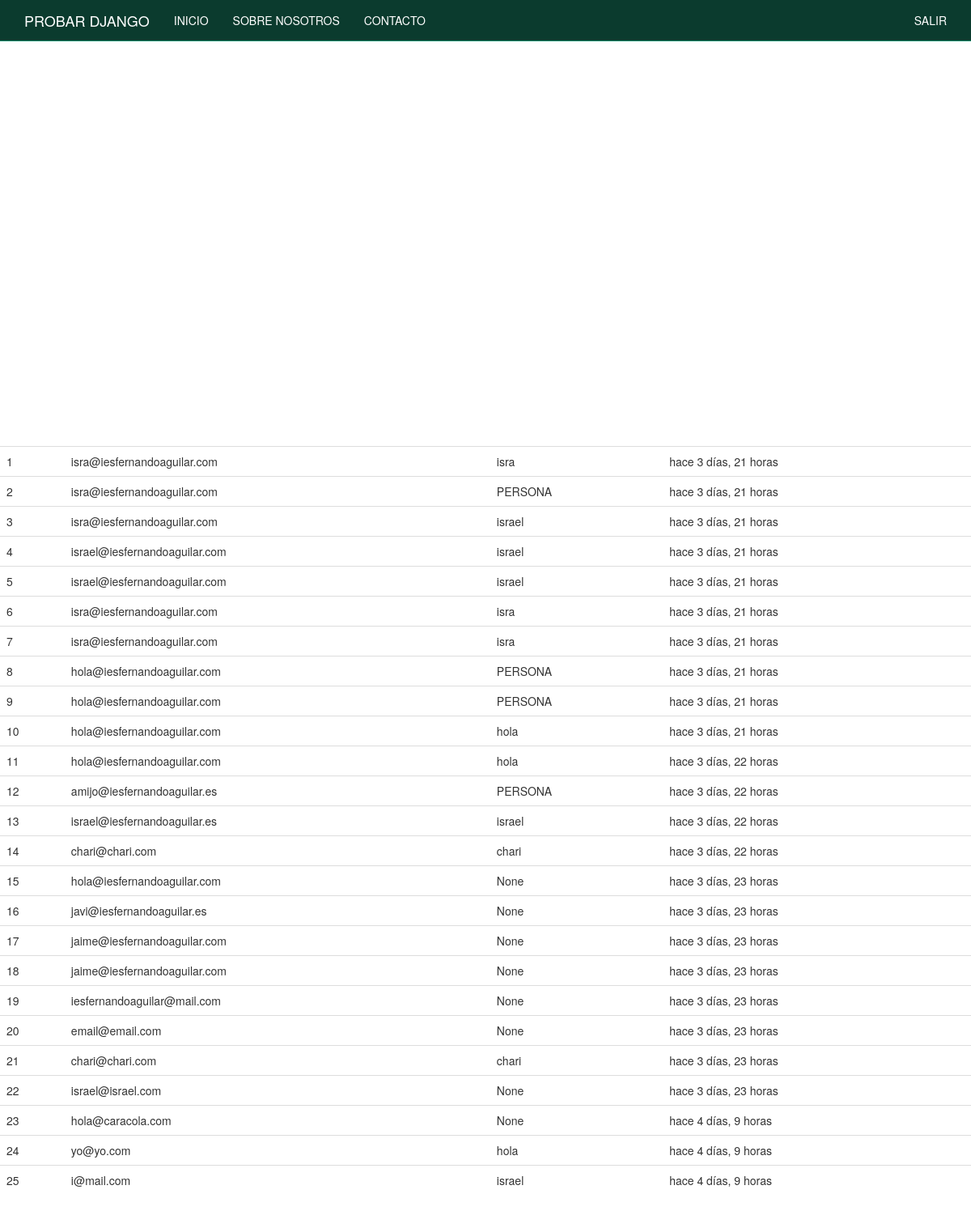
The app's page / (signed in) with its own data.
### boletin/models.py (models this page shows, shortened)
class Registrado(models.Model):
	nombre = models.CharField(max_length=100, blank=True, null=True)
	email = models.EmailField()
	timestamp = models.DateTimeField(auto_now_add=True, auto_now=False)
	def __str__(self): #Python3
		return self.email

### boletin/views.py (the view, shortened to what this page needs)
# urls.py: url(r'^$', views.inicio, name='inicio'),
def inicio(request):
	titulo = "Bienvenidos"
	if request.user.is_authenticated:
		titulo = "Bienvenid@ %s" %(request.user)
	form = RegModelForm(request.POST or None)
	context = {
				"titulo": titulo,
				"el_form": form,
			}
	if request.user.is_authenticated and request.user.is_staff:
		queryset = Registrado.objects.all().order_by("-timestamp") #.filter(email__icontains="iesfernandoaguilar")
		context = {
			"queryset": queryset,
		}
	return render(request, "inicio.html", context)

### templates/inicio.html (shortened to what this page needs)
{% extends "base.html" %}
{% load crispy_forms_tags %}
{% load static %}
{% block jumbotron %}
{% if request.user.is_staff %}
<table class="table">
{% for instance in queryset %}
<tr><td>{{ forloop.counter }}</td><td>{{ instance }}</td><td>{{ instance.nombre }}</td><td>hace {{ instance.timestamp|timesince }}</td></tr><br>
{% endfor %}
</table>
{% endif %}
{% endblock %}

### templates/base.html (shortened to what this page needs)
<!DOCTYPE html>
 {% load static %}
 <html lang="en">
   <head>
{% include "head_css.html" %}
   </head>
   <body>
{% include "navbar.html" %}
{% block jumbotron %}
{% endblock %}
{% include "javascript.html" %}
   </body>
 </html>

### templates/head_css.html (shortened to what this page needs)
 {% load static %}
     <link href="{% static 'css/bootstrap.min.css' %}" rel="stylesheet">
     <link href="{% static 'css/ie10-viewport-bug-workaround.css' %}" rel="stylesheet">
     <link href="{% static 'css/navbar-static-top.css' %}" rel="stylesheet">
     <link href="{% static 'css/custom.css' %}" rel="stylesheet">

### templates/navbar.html (shortened to what this page needs)
    <nav class="navbar navbar-default navbar-static-top">
       <div class="container">
         <div class="navbar-header">
           <a class="navbar-brand" href="/">PROBAR DJANGO</a>
         </div>
         <div id="navbar" class="navbar-collapse collapse">
           <ul class="nav navbar-nav">
             <li><a href="/">INICIO</a></li>
             <li><a href="{% url 'about' %}">SOBRE NOSOTROS</a></li>
             <li><a href="{% url 'contact' %}">CONTACTO</a></li>
           </ul>
           <ul class="nav navbar-nav navbar-right">
            {% if request.user.is_authenticated %}
             <li><a href="{% url 'auth_logout' %}">SALIR</a></li>
            {% else %}
             <li><a href="{% url 'registration_register' %}">REGISTRARME</a></li>
            {% endif %}
           </ul>
         </div>
       </div>
     </nav>

### templates/javascript.html (shortened to what this page needs)
 {% load static %}
     <link rel="stylesheet" type="text/css" href="{% static 'js/js/bootstrap.min.js' %}">
     <link rel="stylesheet" type="text/css" href="{% static 'js/ie10-viewport-bug-workaround.js' %}">

### static_pro/static/css/navbar-static-top.css (style rules this page uses)
body { min-height: 750px; }
.navbar-static-top { margin-bottom: 0px; }
.navbar-default { background-color: #0B3B2E !important; border-color: #088A68; }
.navbar-default .navbar-brand { color: white; }
.navbar-default .navbar-nav>li>a { color: white; }

### records on screen
Registrado: email "isra@iesfernandoaguilar.com", nombre "isra", timestamp "3 días, 21 horas"
Registrado: email "isra@iesfernandoaguilar.com", nombre "PERSONA", timestamp "3 días, 21 horas"
Registrado: email "isra@iesfernandoaguilar.com", nombre "israel", timestamp "3 días, 21 horas"
Registrado: email "israel@iesfernandoaguilar.com", nombre "israel", timestamp "3 días, 21 horas"
Registrado: email "israel@iesfernandoaguilar.com", nombre "israel", timestamp "3 días, 21 horas"
Registrado: email "isra@iesfernandoaguilar.com", nombre "isra", timestamp "3 días, 21 horas"
Registrado: email "isra@iesfernandoaguilar.com", nombre "isra", timestamp "3 días, 21 horas"
Registrado: email "hola@iesfernandoaguilar.com", nombre "PERSONA", timestamp "3 días, 21 horas"
Registrado: email "hola@iesfernandoaguilar.com", nombre "PERSONA", timestamp "3 días, 21 horas"
Registrado: email "hola@iesfernandoaguilar.com", nombre "hola", timestamp "3 días, 21 horas"
Registrado: email "hola@iesfernandoaguilar.com", nombre "hola", timestamp "3 días, 22 horas"
Registrado: email "amijo@iesfernandoaguilar.es", nombre "PERSONA", timestamp "3 días, 22 horas"
Registrado: email "israel@iesfernandoaguilar.es", nombre "israel", timestamp "3 días, 22 horas"
Registrado: email "chari@chari.com", nombre "chari", timestamp "3 días, 22 horas"
Registrado: email "hola@iesfernandoaguilar.com", nombre "None", timestamp "3 días, 23 horas"
Registrado: email "javi@iesfernandoaguilar.es", nombre "None", timestamp "3 días, 23 horas"
Registrado: email "jaime@iesfernandoaguilar.com", nombre "None", timestamp "3 días, 23 horas"
Registrado: email "jaime@iesfernandoaguilar.com", nombre "None", timestamp "3 días, 23 horas"
Registrado: email "iesfernandoaguilar@mail.com", nombre "None", timestamp "3 días, 23 horas"
Registrado: email "email@email.com", nombre "None", timestamp "3 días, 23 horas"
Registrado: email "chari@chari.com", nombre "chari", timestamp "3 días, 23 horas"
Registrado: email "israel@israel.com", nombre "None", timestamp "3 días, 23 horas"
Registrado: email "hola@caracola.com", nombre "None", timestamp "4 días, 9 horas"
Registrado: email "yo@yo.com", nombre "hola", timestamp "4 días, 9 horas"
Registrado: email "i@mail.com", nombre "israel", timestamp "4 días, 9 horas"
